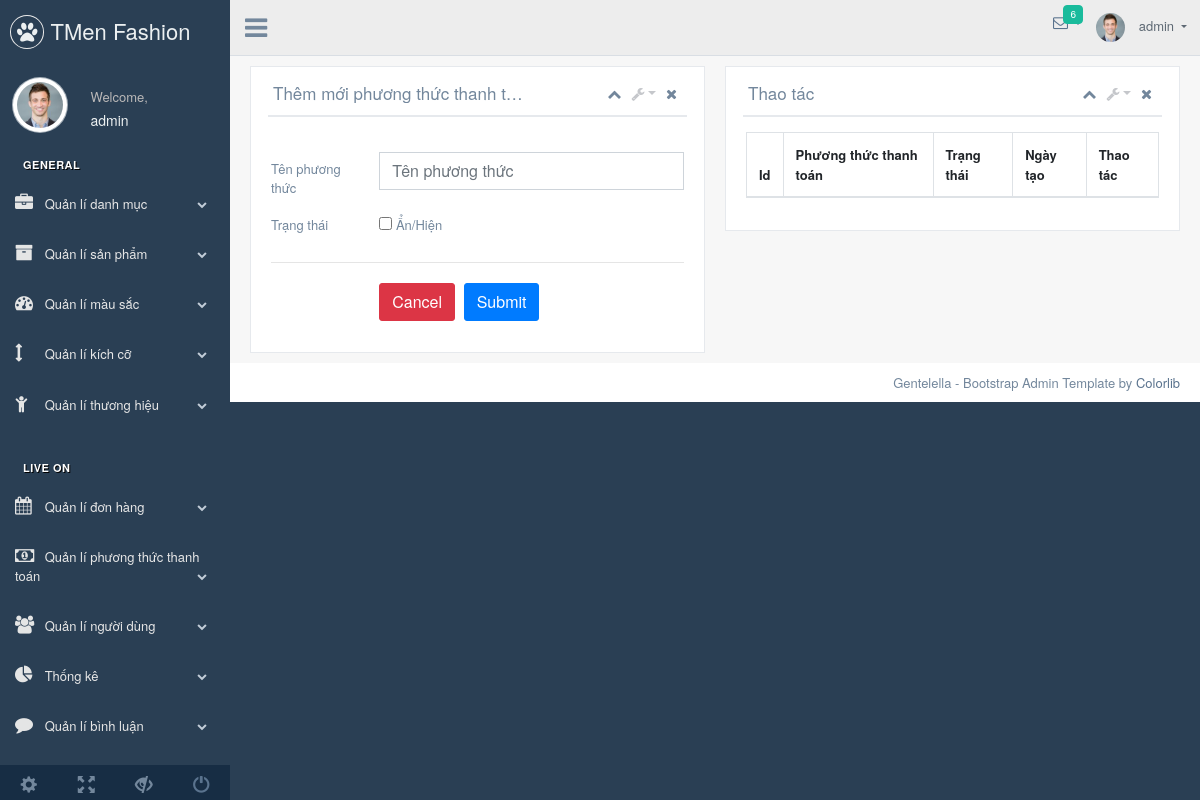
The page /admin/index.php?page=payment (signed in) on the database as committed earlier.
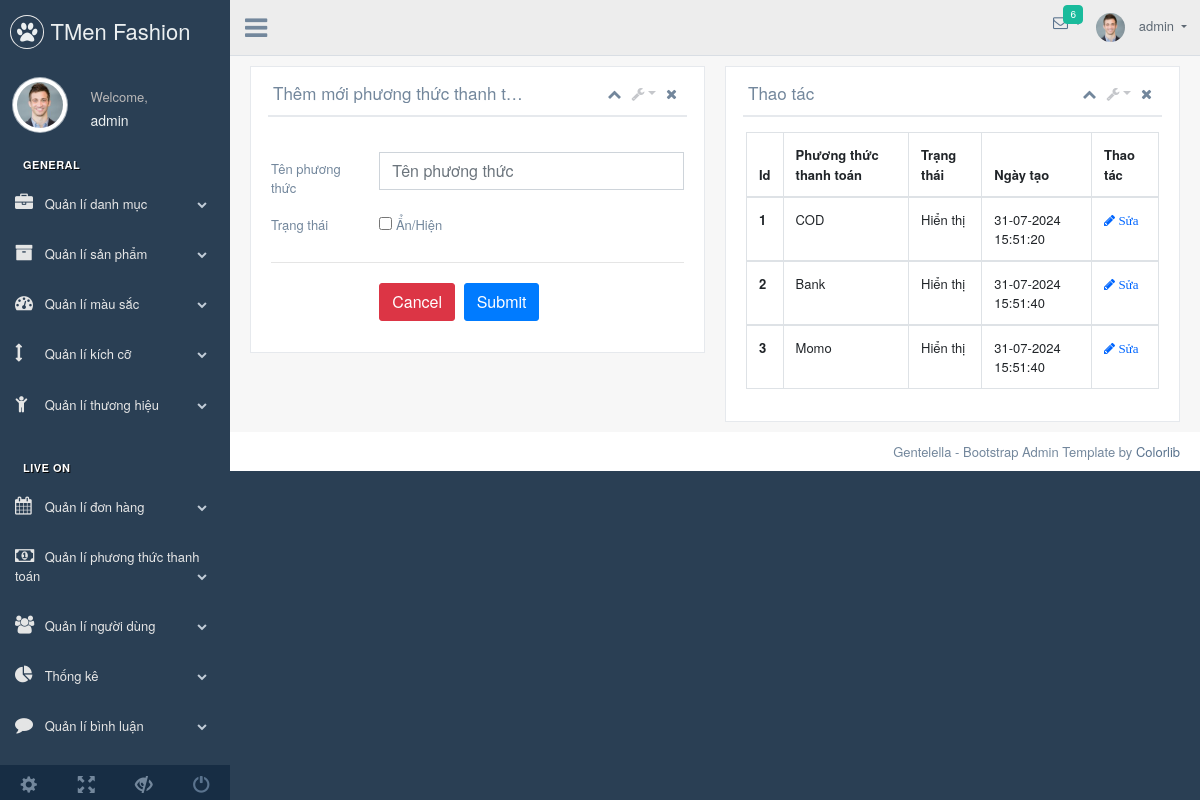
The same page on the database as committed later.
### tables this page shows
CREATE TABLE `payment` (
  `payment_id` int NOT NULL,
  `payment_name` varchar(20) NOT NULL,
  `status` tinyint(1) DEFAULT NULL,
  `date_create` datetime DEFAULT NULL
);

### admin/modules/payment.php (the view, shortened to what this page needs)
<div class="col-md-6">
    <div class="x_panel">
        <div class="x_title">
            <h2>Thêm mới phương thức thanh toán </h2>
            <ul class="nav navbar-right panel_toolbox">
                <li><a class="collapse-link"><i class="fa fa-chevron-up"></i></a>
                </li>
                <li class="dropdown">
                    <a href="#" class="dropdown-toggle" data-toggle="dropdown" role="button" aria-expanded="false"><i class="fa fa-wrench"></i></a>
                </li>
                <li><a class="close-link"><i class="fa fa-close"></i></a>
                </li>
            </ul>
            <div class="clearfix"></div>
        </div>
        <div class="x_content">
            <br>
            <?php
            $payment_name = "";
            $status = false;
            ?>
            <form class="form-label-left input_mask" method="post">
                <div class="form-group row">
                    <label class="col-form-label col-md-3 col-sm-3 ">Tên phương thức</label>
                    <div class="col-md-9 col-sm-9 ">
                        <input type="text" class="form-control" value="<?php echo $payment_name; ?>" name="payment_name" id="payment_name" placeholder="Tên phương thức">
                    </div>
                </div>
                <div class="form-group row">
                    <label class="col-md-3 col-sm-3  control-label">Trạng thái</label>
                    <div class="col-md-9 col-sm-9 ">
                        <div class="checkbox">
                            <label>
                                <input type="checkbox" value="1" <?php echo ($status) ? "checked" : "" ?> name="status" id="status"> Ẩn/Hiện
                            </label>
                        </div>
                    </div>
                </div>
                <div class="ln_solid"></div>
                <div class="form-group row">
                    <div class="col-md-9 col-sm-9  offset-md-3">
                        <a href="index.php?page=payment"><button type="button" class="btn btn-danger">Cancel</button></a>
                        <button type="submit" class="btn btn-primary" name="addNew">Submit</button>
                    </div>
                </div>
            </form>
        </div>
    </div>
</div>
<div class="col-md-6">
    <div class="x_panel">
        <div class="x_title">
            <h2>Thao tác</h2>
            <ul class="nav navbar-right panel_toolbox">
                <li><a class="collapse-link"><i class="fa fa-chevron-up"></i></a>
                </li>
                <li class="dropdown">
                    <a href="#" class="dropdown-toggle" data-toggle="dropdown" role="button" aria-expanded="false"><i class="fa fa-wrench"></i></a>
                </li>
                <li><a class="close-link"><i class="fa fa-close"></i></a>
                </li>
            </ul>
            <div class="clearfix"></div>
        </div>
        <div class="x_content">
            <table class="table table-bordered">
                <thead>
                    <tr>
                        <th>Id</th>
                        <th>Phương thức thanh toán</th>
                        <th>Trạng thái</th>
                        <th>Ngày tạo</th>
                        <th>Thao tác</th>
                    </tr>
                </thead>
                <?php
                $sql = "SELECT * FROM payment";
                $result = mysqli_query($conn, $sql) or die("Lỗi truy vấn dữ liệu");
                if (mysqli_num_rows($result) > 0) {
                    $i = 0;
                    while ($row = mysqli_fetch_assoc($result)) {
                        $i++;
                ?>
                        <tbody>
                            <tr>
                                <th scope="row"><?php echo $i; ?></th>
                                <td><?php echo $row["payment_name"] ?></td>
                                <td><?php echo ($row["status"] ? "Hiển thị" : "Ẩn") ?></td>
                                <td><?php echo date("d-m-Y H:i:s", strtotime($row["date_create"])) ?></td>
                                <td>
                                    <a href="index.php?page=payment&id=<?php echo $row["payment_id"] ?>&edit=1">
                                        <i class="fa fa-pencil" style="color:#0066FF"> Sửa </i></a>
                                </td>
                            </tr>
                    <?php
                    }
                }
                    ?>
                        </tbody>
            </table>
        </div>
    </div>
</div>

Rows that differ between the two databases and show on the page:
added payment: payment_name "COD", status "Hiển thị", date_create "31-07-2024 15:51:20"
added payment: payment_name "Bank", status "Hiển thị", date_create "31-07-2024 15:51:40"
added payment: payment_name "Momo", status "Hiển thị", date_create "31-07-2024 15:51:40"
